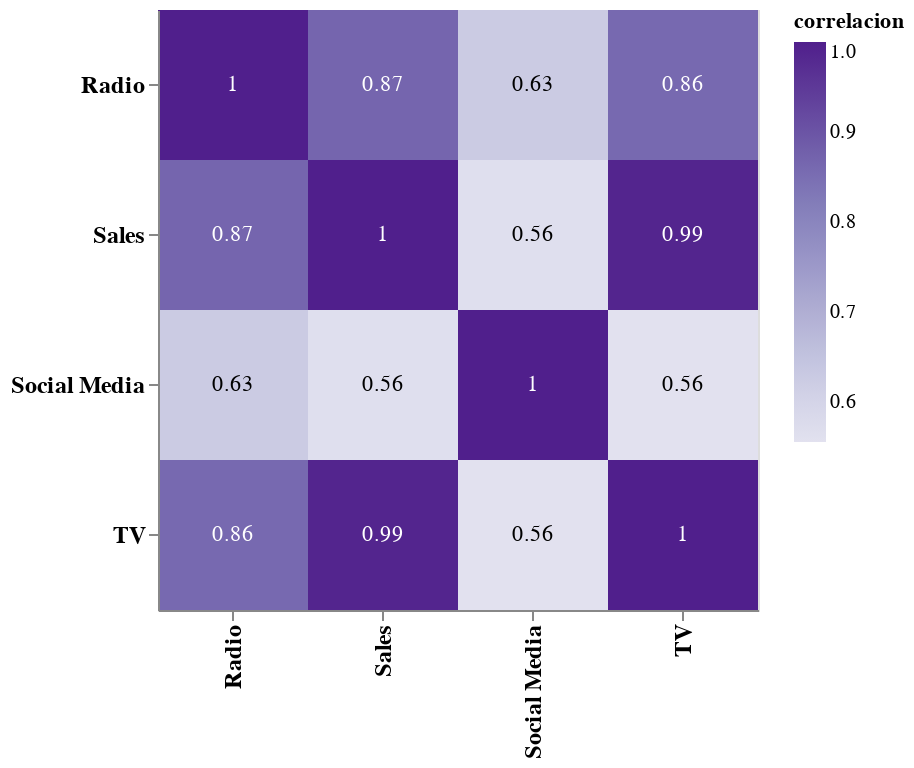

Notebook cell for this chart:
### Code cell
base + text

### Figure 1 — Vega-Lite specification as saved in the notebook (floating-point values rounded to 4 significant figures)
{"config": {"view": {"continuousWidth": 400, "continuousHeight": 300}}, "layer": [{"mark": "rect", "encoding": {"color": {"field": "correlacion", "scale": {"scheme": "purples"}, "type": "quantitative"}, "tooltip": [{"field": "variable1", "type": "nominal"}, {"field": "variable2", "type": "nominal"}, {"field": "correlacion", "type": "quantitative"}], "x": {"axis": {"labelFontSize": 12, "labelFontWeight": "bold"}, "field": "variable1", "title": "", "type": "ordinal"}, "y": {"axis": {"labelFontSize": 12, "labelFontWeight": "bold"}, "field": "variable2", "title": "", "type": "ordinal"}}, "height": 300, "width": 300}, {"mark": "text", "encoding": {"color": {"condition": {"value": "white", "test": "(datum.corrRedondeado > 0.8)"}, "value": "black"}, "text": {"field": "corrRedondeado", "type": "quantitative"}, "tooltip": [{"field": "variable1", "type": "nominal"}, {"field": "variable2", "type": "nominal"}, {"field": "correlacion", "type": "quantitative"}], "x": {"axis": {"labelFontSize": 12, "labelFontWeight": "bold"}, "field": "variable1", "title": "", "type": "ordinal"}, "y": {"axis": {"labelFontSize": 12, "labelFontWeight": "bold"}, "field": "variable2", "title": "", "type": "ordinal"}}, "height": 300, "width": 300}], "data": {"name": "data-e588122497b1976213da01ff0158ce02"}, "$schema": "https://vega.github.io/schema/vega-lite/v4.17.0.json", "datasets": {"data-e588122497b1976213da01ff0158ce02": [{"variable1": "TV", "variable2": "TV", "correlacion": 1.0, "corrRedondeado": 1.0}, {"variable1": "Radio", "variable2": "TV", "correlacion": 0.86, "corrRedondeado": 0.86}, {"variable1": "Social Media", "variable2": "TV", "correlacion": 0.5551, "corrRedondeado": 0.56}, {"variable1": "Sales", "variable2": "TV", "correlacion": 0.989, "corrRedondeado": 0.99}, {"variable1": "TV", "variable2": "Radio", "correlacion": 0.86, "corrRedondeado": 0.86}, {"variable1": "Radio", "variable2": "Radio", "correlacion": 1.0, "corrRedondeado": 1.0}, {"variable1": "Social Media", "variable2": "Radio", "correlacion": 0.6255, "corrRedondeado": 0.63}, {"variable1": "Sales", "variable2": "Radio", "correlacion": 0.8679, "corrRedondeado": 0.87}, {"variable1": "TV", "variable2": "Social Media", "correlacion": 0.5551, "corrRedondeado": 0.56}, {"variable1": "Radio", "variable2": "Social Media", "correlacion": 0.6255, "corrRedondeado": 0.63}, {"variable1": "Social Media", "variable2": "Social Media", "correlacion": 1.0, "corrRedondeado": 1.0}, {"variable1": "Sales", "variable2": "Social Media", "correlacion": 0.5635, "corrRedondeado": 0.56}, {"variable1": "TV", "variable2": "Sales", "correlacion": 0.989, "corrRedondeado": 0.99}, {"variable1": "Radio", "variable2": "Sales", "correlacion": 0.8679, "corrRedondeado": 0.87}, {"variable1": "Social Media", "variable2": "Sales", "correlacion": 0.5635, "corrRedondeado": 0.56}, {"variable1": "Sales", "variable2": "Sales", "correlacion": 1.0, "corrRedondeado": 1.0}]}}
